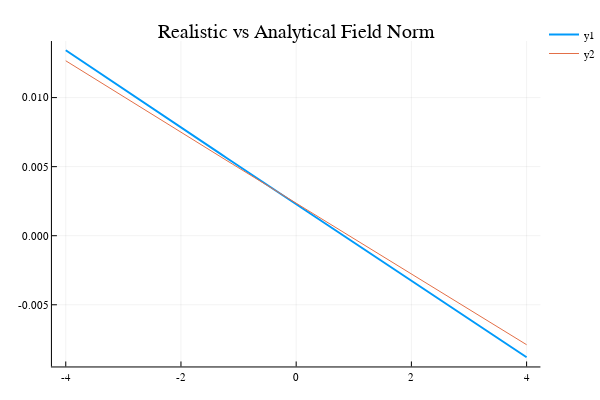

Source (notebook cell):
### Code cell
#find the analytical solution of the coil design by treating each layer by a single loop
anaNormZ = Array{Float64,1}();

z = collect(-4:0.1:4)
anaNormZ=zeros(length(z))

###contribution from normal winding coils############

print(layers)

for j=1:layers
    r=bucket_radius+(j-1).*3.5
    for i=1:Int(length(normalHeight)/2)
        anaNormZ = anaNormZ.+2*pi*1*(r.^2).*(r.^2 .+ (z.-normalHeight[i]).^2).^(-1.5)
    end

    for i=Int(length(normalHeight)/2)+1:Int(length(normalHeight))
        anaNormZ = anaNormZ.+sign.*2*pi*1*(r.^2).*(r.^2 .+ (z.-normalHeight[i]).^2).^(-1.5)
    end
end

###contribution from transition part in normal winding coils############
r=bucket_radius+3.5/2
anaNormZ = anaNormZ.+2*pi*1*(r.^2).*(r.^2 .+ (z.-normalHeight[pitch].-3.5).^2).^(-1.5)
anaNormZ = anaNormZ.+sign.*2*pi*1*(r.^2).*(r.^2 .+ (z.-normalHeight[pitch*2].-3.5).^2).^(-1.5)

bnorm=(bx.^2 .+by.^2 .+bz.^2).^(1/2)
plot(z,bz,linewidth=2,title="Realistic vs Analytical Field Norm")
plot!(z,-anaNormZ)

### Figure 1 — Plotly figure (JSON) as saved in the notebook; plotly's stock layout.template omitted (floating-point values rounded to 4 significant figures)
{"data": [{"colorbar": {"title": ""}, "hoverinfo": "text", "legendgroup": "y1", "line": {"color": "rgba(0, 154, 250, 1.000)", "dash": "solid", "shape": "linear", "width": 2}, "mode": "lines", "name": "y1", "showlegend": true, "text": [null, null, null, null, null, null, null, null, null, null, null, null, null, null, null, null, null, null, null, null, null, null, null, null, null, null, null, null, null, null, null, null, null, null, null, null, null, null, null, null, null, null, null, null, null, null, null, null, null, null, null, null, null, null, null, null, null, null, null, null, null, null, null, null, null, null, null, null, null, null, null, null, null, null, null, null, null, null, null, null, null], "type": "scatter", "x": [-4, -3.9, -3.8, -3.7, -3.6, -3.5, -3.4, -3.3, -3.2, -3.1, -3, -2.9, -2.8, -2.7, -2.6, -2.5, -2.4, -2.3, -2.2, -2.1, -2, -1.9, -1.8, -1.7, -1.6, -1.5, -1.4, -1.3, -1.2, -1.1, -1, -0.9, -0.8, -0.7, -0.6, -0.5, -0.4, -0.3, -0.2, -0.1, 0, 0.1, 0.2, 0.3, 0.4, 0.5, 0.6, 0.7, 0.8, 0.9, 1, 1.1, 1.2, 1.3, 1.4, 1.5, 1.6, 1.7, 1.8, 1.9, 2, 2.1, 2.2, 2.3, 2.4, 2.5, 2.6, 2.7, 2.8, 2.9, 3, 3.1, 3.2, 3.3, 3.4, 3.5, 3.6, 3.7, 3.8, 3.9, 4], "xaxis": "x1", "y": [0.01343, 0.01314, 0.01286, 0.01258, 0.0123, 0.01202, 0.01174, 0.01146, 0.01118, 0.0109, 0.01062, 0.01034, 0.01006, 0.009781, 0.009502, 0.009223, 0.008944, 0.008665, 0.008387, 0.008108, 0.00783, 0.007552, 0.007274, 0.006996, 0.006718, 0.00644, 0.006163, 0.005885, 0.005608, 0.00533, 0.005053, 0.004776, 0.004499, 0.004222, 0.003945, 0.003668, 0.003391, 0.003114, 0.002838, 0.002561, 0.002284, 0.002008, 0.001731, 0.001455, 0.001178, 0.0009016, 0.0006251, 0.0003486, 7.217e-05, -0.0002043, -0.0004808, -0.0007573, -0.001034, -0.00131, -0.001587, -0.001863, -0.00214, -0.002417, -0.002693, -0.00297, -0.003247, -0.003523, -0.0038, -0.004077, -0.004354, -0.004631, -0.004908, -0.005186, -0.005463, -0.00574, -0.006018, -0.006295, -0.006573, -0.006851, -0.007129, -0.007407, -0.007685, -0.007963, -0.008242, -0.00852, -0.008799], "yaxis": "y1", "zmax": 0.1, "zmin": -0.1}, {"colorbar": {"title": ""}, "hoverinfo": "text", "legendgroup": "y2", "line": {"color": "rgba(227, 111, 71, 1.000)", "dash": "solid", "shape": "linear", "width": 1}, "mode": "lines", "name": "y2", "showlegend": true, "text": [null, null, null, null, null, null, null, null, null, null, null, null, null, null, null, null, null, null, null, null, null, null, null, null, null, null, null, null, null, null, null, null, null, null, null, null, null, null, null, null, null, null, null, null, null, null, null, null, null, null, null, null, null, null, null, null, null, null, null, null, null, null, null, null, null, null, null, null, null, null, null, null, null, null, null, null, null, null, null, null, null], "type": "scatter", "x": [-4, -3.9, -3.8, -3.7, -3.6, -3.5, -3.4, -3.3, -3.2, -3.1, -3, -2.9, -2.8, -2.7, -2.6, -2.5, -2.4, -2.3, -2.2, -2.1, -2, -1.9, -1.8, -1.7, -1.6, -1.5, -1.4, -1.3, -1.2, -1.1, -1, -0.9, -0.8, -0.7, -0.6, -0.5, -0.4, -0.3, -0.2, -0.1, 0, 0.1, 0.2, 0.3, 0.4, 0.5, 0.6, 0.7, 0.8, 0.9, 1, 1.1, 1.2, 1.3, 1.4, 1.5, 1.6, 1.7, 1.8, 1.9, 2, 2.1, 2.2, 2.3, 2.4, 2.5, 2.6, 2.7, 2.8, 2.9, 3, 3.1, 3.2, 3.3, 3.4, 3.5, 3.6, 3.7, 3.8, 3.9, 4], "xaxis": "x1", "y": [0.01266, 0.0124, 0.01214, 0.01188, 0.01162, 0.01136, 0.0111, 0.01084, 0.01058, 0.01032, 0.01007, 0.009807, 0.009548, 0.009289, 0.009031, 0.008773, 0.008515, 0.008257, 0.007999, 0.007741, 0.007484, 0.007226, 0.006969, 0.006712, 0.006455, 0.006198, 0.005941, 0.005684, 0.005428, 0.005171, 0.004915, 0.004658, 0.004402, 0.004146, 0.00389, 0.003634, 0.003378, 0.003122, 0.002866, 0.00261, 0.002354, 0.002098, 0.001843, 0.001587, 0.001331, 0.001076, 0.0008199, 0.0005643, 0.0003087, 5.309e-05, -0.0002025, -0.0004581, -0.0007137, -0.0009693, -0.001225, -0.001481, -0.001736, -0.001992, -0.002248, -0.002504, -0.002759, -0.003015, -0.003271, -0.003527, -0.003783, -0.004039, -0.004295, -0.004552, -0.004808, -0.005064, -0.005321, -0.005577, -0.005834, -0.006091, -0.006348, -0.006605, -0.006862, -0.007119, -0.007376, -0.007634, -0.007891], "yaxis": "y1", "zmax": 0.1, "zmin": -0.1}], "layout": {"annotations": [{"font": {"color": "rgba(0, 0, 0, 1.000)", "family": "sans-serif", "size": 20}, "rotation": 0, "showarrow": false, "text": "Realistic vs Analytical Field Norm", "x": 0.5444, "xanchor": "center", "xref": "paper", "y": 1, "yanchor": "top", "yref": "paper"}], "height": 400, "legend": {"bgcolor": "rgba(255, 255, 255, 1.000)", "bordercolor": "rgba(0, 0, 0, 1.000)", "font": {"color": "rgba(0, 0, 0, 1.000)", "family": "sans-serif", "size": 11}, "tracegroupgap": 0, "x": 1, "y": 1}, "margin": {"b": 20, "l": 0, "r": 0, "t": 20}, "paper_bgcolor": "rgba(255, 255, 255, 1.000)", "plot_bgcolor": "rgba(255, 255, 255, 1.000)", "showlegend": true, "width": 600, "xaxis": {"anchor": "y1", "domain": [0.09545, 0.9934], "gridcolor": "rgba(0, 0, 0, 0.100)", "gridwidth": 0.5, "linecolor": "rgba(0, 0, 0, 1.000)", "mirror": false, "range": [-4.24, 4.24], "showgrid": true, "showline": true, "showticklabels": true, "tickangle": 0, "tickcolor": "rgb(0, 0, 0)", "tickfont": {"color": "rgba(0, 0, 0, 1.000)", "family": "sans-serif", "size": 11}, "tickmode": "array", "ticks": "inside", "ticktext": ["-4", "-2", "0", "2", "4"], "tickvals": [-4, -2, 0, 2, 4], "title": "", "titlefont": {"color": "rgba(0, 0, 0, 1.000)", "family": "sans-serif", "size": 15}, "type": "-", "visible": true, "zeroline": false, "zerolinecolor": "rgba(0, 0, 0, 1.000)"}, "yaxis": {"anchor": "x1", "domain": [0.03762, 0.9415], "gridcolor": "rgba(0, 0, 0, 0.100)", "gridwidth": 0.5, "linecolor": "rgba(0, 0, 0, 1.000)", "mirror": false, "range": [-0.009466, 0.01409], "showgrid": true, "showline": true, "showticklabels": true, "tickangle": 0, "tickcolor": "rgb(0, 0, 0)", "tickfont": {"color": "rgba(0, 0, 0, 1.000)", "family": "sans-serif", "size": 11}, "tickmode": "array", "ticks": "inside", "ticktext": ["-0.005", "0.000", "0.005", "0.010"], "tickvals": [-0.005, 0, 0.005, 0.01], "title": "", "titlefont": {"color": "rgba(0, 0, 0, 1.000)", "family": "sans-serif", "size": 15}, "type": "-", "visible": true, "zeroline": false, "zerolinecolor": "rgba(0, 0, 0, 1.000)"}}}
